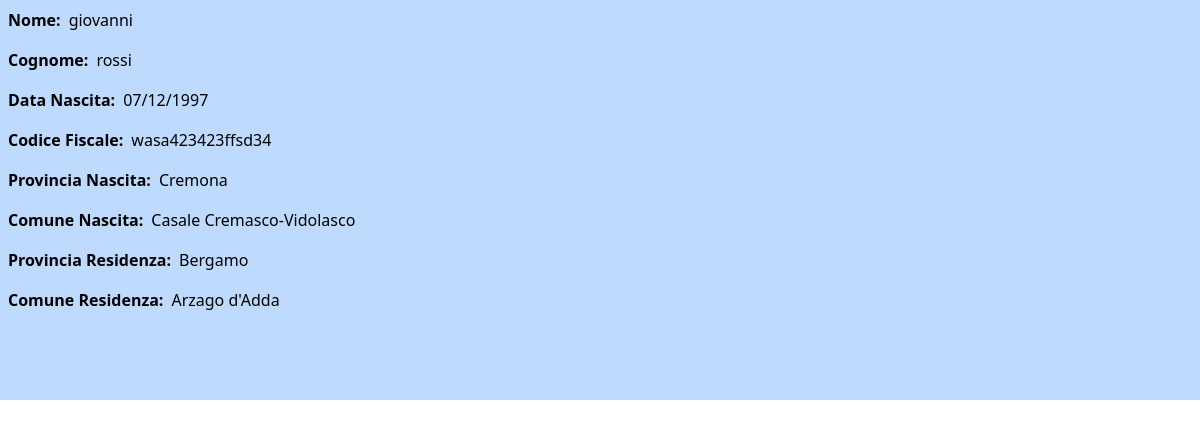
The app's page /visualizza/8 with its own data.
### archivio_anagrafica/models.py (models this page shows, shortened)
class Utente(models.Model):
    nome = models.CharField(max_length=100)
    cognome = models.CharField(max_length=100)
    data_nascita = models.DateField(null=True)
    codice_fiscale = models.CharField(max_length=16, unique=True)
    provincia_nascita = models.ForeignKey(Provincia, on_delete=models.SET_NULL, null=True, related_name="utenti_nati")
    comune_nascita = models.ForeignKey(Comune, on_delete=models.SET_NULL, null=True, related_name="utenti_nati")
    provincia_residenza = models.ForeignKey(Provincia, on_delete=models.SET_NULL, null=True, related_name="utenti_residenti")
    comune_residenza = models.ForeignKey(Comune, on_delete=models.SET_NULL, null=True, related_name="utenti_residenti")
    slug = models.SlugField(null=True, blank=True, db_index=True)

class Provincia(models.Model):
    nome = models.CharField(max_length=100, unique=True)
    sigla = models.CharField(max_length=2, unique=True)
    def __str__(self):
        return f"{self.nome}"

class Comune(models.Model):
    comune = models.CharField(max_length=100)
    pro_com_t = models.CharField(max_length=20, unique=True)
    provincia = models.ForeignKey(Provincia, related_name="comuni", on_delete=models.CASCADE)
    def __str__(self):
        return f"{self.comune}"

### archivio_anagrafica/views.py (the view)
# urls.py: path("visualizza/<int:pk>", views.DettagliUtente.as_view(), name="dettagli_utente"),
class DettagliUtente(DetailView):
    template_name = "archivio_anagrafica/dettagli_utente.html"
    model = Utente
    context_object_name ="utente"

### archivio_anagrafica/templates/archivio_anagrafica/dettagli_utente.html (shortened to what this page needs)
{% extends "archivio_anagrafica/base/base.html" %}
{% block content %}
    <div class="w-screen h-[400px] bg-blue-200">
        <div class="flex p-2">
            <p class="font-semibold mr-2">Nome:</p>
            {{ utente.nome }}
        </div>
        <div class="flex p-2">
            <p class="font-semibold mr-2">Cognome: </p>
            {{ utente.cognome }}
        </div>
        <div class="flex p-2">
            <p class="font-semibold mr-2">Data Nascita: </p>
            {{ utente.data_nascita|date:"d/m/Y" }}
        </div>
        <div class="flex p-2">
            <p class="font-semibold mr-2">Codice Fiscale: </p>
            {{ utente.codice_fiscale }}
        </div>
        <div class="flex p-2">
            <p class="font-semibold mr-2">Provincia Nascita: </p>
            {{ utente.provincia_nascita }}
        </div>
        <div class="flex p-2">
            <p class="font-semibold mr-2">Comune Nascita: </p>
            {{ utente.comune_nascita }}
        </div>
        <div class="flex p-2">
            <p class="font-semibold mr-2">Provincia Residenza: </p>
            {{ utente.provincia_residenza }}
        </div>
        <div class="flex p-2">
            <p class="font-semibold mr-2">Comune Residenza: </p>
            {{ utente.comune_residenza }}
        </div>
    </div>
{% endblock %}

### records on screen
Utente: nome "giovanni", cognome "rossi", data_nascita "07/12/1997", codice_fiscale "wasa423423ffsd34", provincia_nascita "Cremona", comune_nascita "Casale Cremasco-Vidolasco", provincia_residenza "Bergamo", comune_residenza "Arzago d'Adda"
